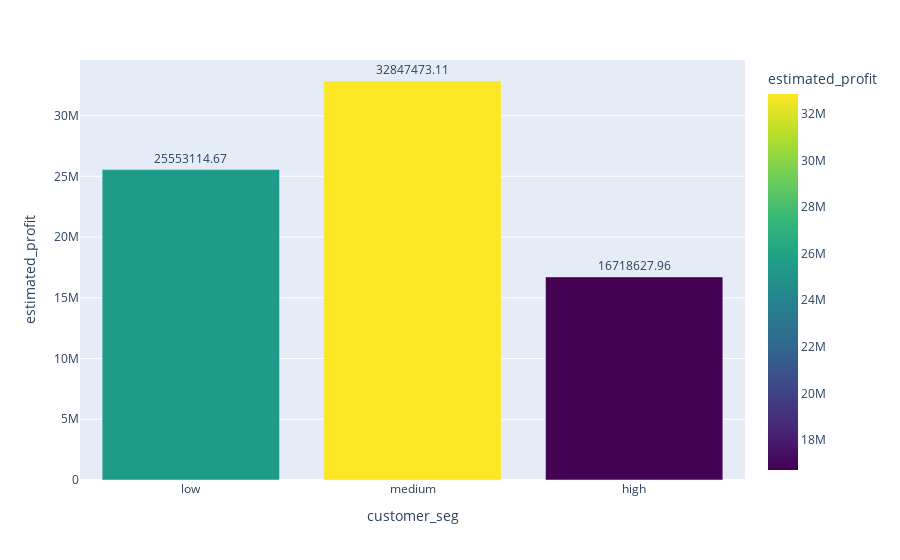

The notebook cell this image was saved under:
### Markdown cell above
* Insights

Electronics and Toys generate the highest estimated profit, making them the most valuable product categories.

Clothing, Home & Kitchen, Sports, and Unknown show much lower and similar profit levels, meaning they contribute less compared to the top two.

** Focus more on Electronics and Toys to maximize profits.

### Code cell
segment_profit=df.groupby("customer_seg")["estimated_profit"].sum().reset_index()
segment_profit["estimated_profit"] = segment_profit["estimated_profit"].round(2)
fig = px.bar(
    data_frame=segment_profit,
    x="customer_seg",
    y="estimated_profit",
    text="estimated_profit",
    color="estimated_profit",
    color_continuous_scale="Viridis" 
   
)
fig.update_traces(textposition="outside")

fig.show()

### Figure 1 — Plotly figure (JSON) as saved in the notebook; plotly's stock layout.template omitted (floating-point values rounded to 4 significant figures)
{"data": [{"alignmentgroup": "True", "hovertemplate": "customer_seg=%{x}<br>estimated_profit=%{marker.color}<extra></extra>", "legendgroup": "", "marker": {"color": [25550000.0, 32850000.0, 16720000.0], "coloraxis": "coloraxis", "pattern": {"shape": ""}}, "name": "", "offsetgroup": "", "orientation": "v", "showlegend": false, "text": [25550000.0, 32850000.0, 16720000.0], "textposition": "outside", "type": "bar", "x": ["low", "medium", "high"], "xaxis": "x", "y": [25550000.0, 32850000.0, 16720000.0], "yaxis": "y"}], "layout": {"barmode": "relative", "coloraxis": {"colorbar": {"title": {"text": "estimated_profit"}}, "colorscale": [[0, "#440154"], [0.1111, "#482878"], [0.2222, "#3e4989"], [0.3333, "#31688e"], [0.4444, "#26828e"], [0.5556, "#1f9e89"], [0.6667, "#35b779"], [0.7778, "#6ece58"], [0.8889, "#b5de2b"], [1, "#fde725"]]}, "legend": {"tracegroupgap": 0}, "margin": {"t": 60}, "xaxis": {"anchor": "y", "domain": [0, 1], "title": {"text": "customer_seg"}}, "yaxis": {"anchor": "x", "domain": [0, 1], "title": {"text": "estimated_profit"}}}}
